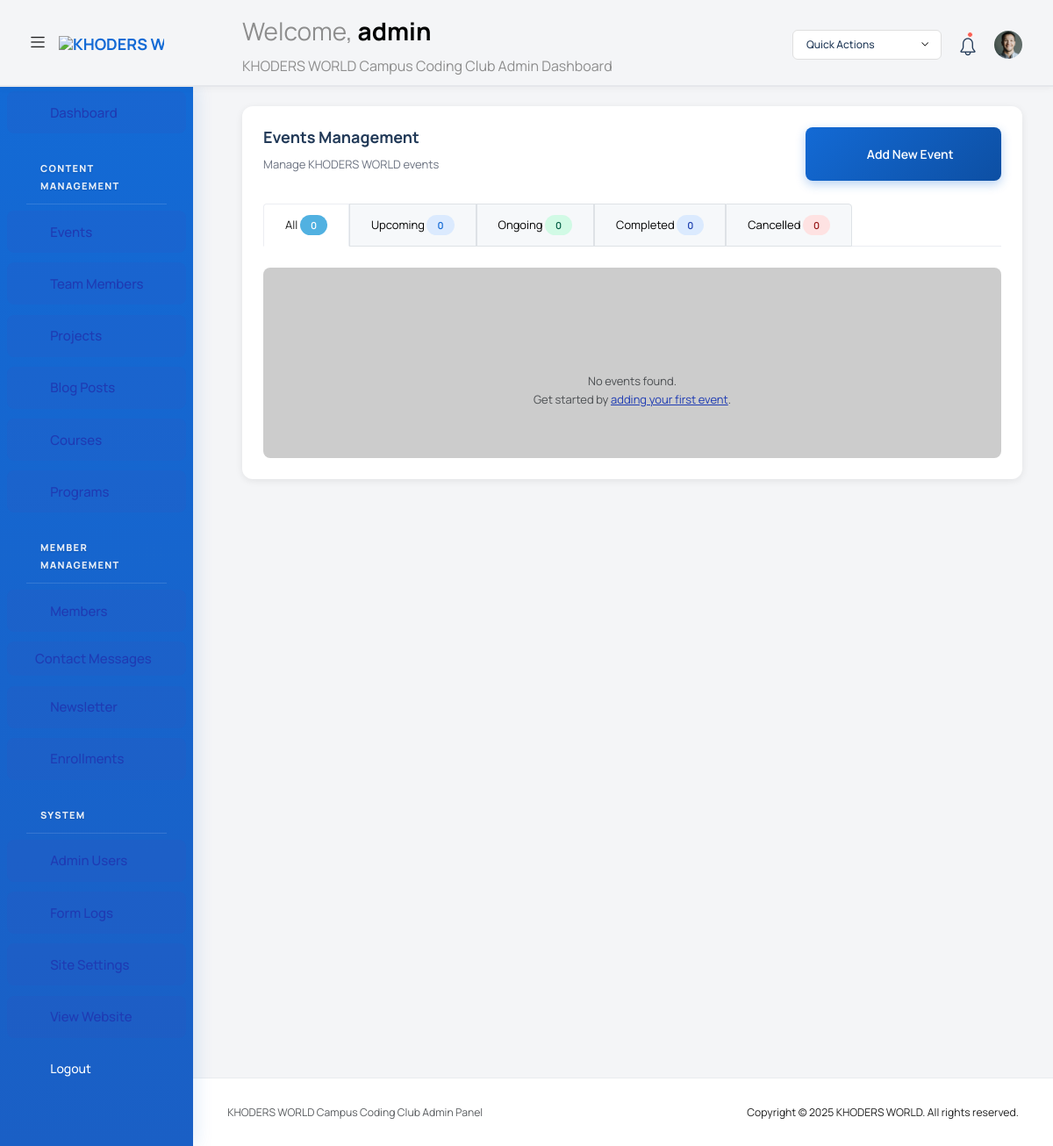
The page /admin/index.php?route=events (signed in) on the database as committed earlier.
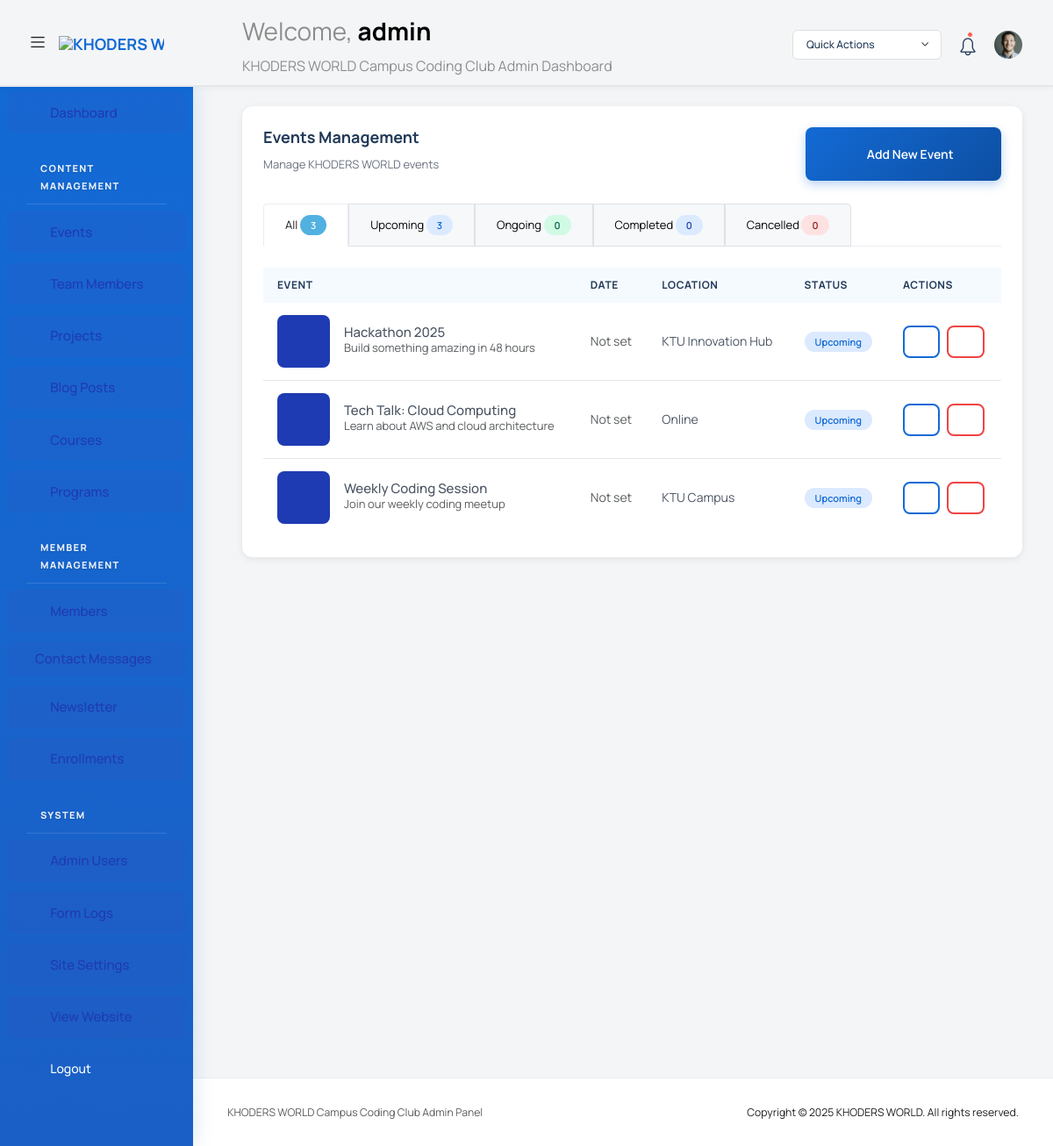
The same page on the database as committed later.
### tables this page shows
CREATE TABLE IF NOT EXISTS events (
    id INT AUTO_INCREMENT PRIMARY KEY,
    title VARCHAR(200) NOT NULL,
    description TEXT,
    date DATE,
    time TIME,
    location VARCHAR(200),
    image_url VARCHAR(500),
    registration_url VARCHAR(500),
    category VARCHAR(100),
    is_featured BOOLEAN DEFAULT FALSE,
    status ENUM('upcoming', 'ongoing', 'completed', 'cancelled') DEFAULT 'upcoming',
    created_at TIMESTAMP DEFAULT CURRENT_TIMESTAMP,
    updated_at TIMESTAMP DEFAULT CURRENT_TIMESTAMP ON UPDATE CURRENT_TIMESTAMP,
    INDEX idx_date (date),
    INDEX idx_status (status)
);

### admin/index.php (called while the page is built, shortened)
<?php
require_once '../config/auth.php';
require_once '../config/database.php';
require_once __DIR__ . '/includes/admin_helpers.php';
require_once __DIR__ . '/template.php';

### config/auth.php (called while the page is built, shortened)
<?php
class Auth {
    public static function user() {
        $userData = [
            'id' => $_SESSION['admin_id'] ?? 0,
            'username' => $_SESSION['admin_username'] ?? 'Unknown',
            'role' => $_SESSION['admin_role'] ?? 'editor',
            'login_time' => $_SESSION['login_time'] ?? time()
        ];
        if (!empty($_SESSION['admin_id'])) {
            try {
                $database = new Database();
                $db = $database->getConnection();
                if ($db) {
                    $stmt = $db->prepare("SELECT email, role FROM admins WHERE id = ? LIMIT 1");
                    $stmt->execute([$_SESSION['admin_id']]);
                    $dbUser = $stmt->fetch();
                    if ($dbUser) {
                        $userData['email'] = $dbUser['email'];
                        $userData['role'] = $dbUser['role'];
                    }
                }
            } catch (PDOException $e) {
            }
        }
        return $userData;
    }
}
?>

### admin/includes/admin_helpers.php (called while the page is built, shortened)
<?php
if (!function_exists('admin_safe')) {
    function admin_safe($value): string
    {
        return htmlspecialchars((string) $value, ENT_QUOTES, 'UTF-8');
    }
}
if (!function_exists('admin_table_exists')) {
    function admin_table_exists($db, string $table): bool
    {
        try {
            $stmt = $db->prepare("SELECT 1 FROM `" . str_replace('`', '``', $table) . "` LIMIT 1");
            $stmt->execute();
            return true;
        } catch (PDOException $e) {
            return false;
        }
    }
}
if (!function_exists('admin_table_has_column')) {
    function admin_table_has_column($db, string $table, string $column): bool
    {
        try {
            $escapedTable = str_replace('`', '``', $table);
            $query = "SHOW COLUMNS FROM `{$escapedTable}` LIKE ?";
            $stmt = $db->prepare($query);
            $stmt->execute([$column]);
            return $stmt->fetch(PDO::FETCH_ASSOC) !== false;
        } catch (PDOException $e) {
            return false;
        }
    }
}
if (!function_exists('admin_excerpt')) {
    function admin_excerpt(?string $value, int $length = 80): string
    {
        if (function_exists('mb_strimwidth')) {
            $trimmed = mb_strimwidth($value, 0, $length, '…', 'UTF-8');
        } else {
            $trimmed = substr($value, 0, $length);
            if (strlen($value) > $length) {
                $trimmed .= '…';
            }
        }
        return admin_safe($trimmed);
    }
}

### admin/pages/events.php (the view, shortened to what the rows shown need)
<?php
require_once __DIR__ . '/../../config/database.php';
require_once __DIR__ . '/../includes/admin_helpers.php';
$statusFilter = $_GET['status'] ?? 'all';
try {
    $database = new Database();
    $db = $database->getConnection();
} catch (Exception $e) {
    $error = 'Database connection error: ' . $e->getMessage();
    $db = null;
}
$events = [];
if ($db) {
    try {
        $dateColumn = 'created_at';
        if (admin_table_has_column($db, 'events', 'event_date')) {
            $dateColumn = 'event_date';
        } elseif (admin_table_has_column($db, 'events', 'date')) {
            $dateColumn = 'date';
        }
        $sql = "SELECT * FROM events";
        $params = [];
        $sql .= " ORDER BY {$dateColumn} DESC";
        $stmt = $db->prepare($sql);
        $stmt->execute($params);
        $events = $stmt->fetchAll(PDO::FETCH_ASSOC);
    } catch (PDOException $e) {
        $error = 'Error fetching events: ' . $e->getMessage();
    }
}
$tableExists = $db ? admin_table_exists($db, 'events') : false;
$statusCounts = [
    'all' => 0,
    'upcoming' => 0,
    'ongoing' => 0,
    'completed' => 0,
    'cancelled' => 0
];
foreach ($events as $event) {
    $statusCounts['all']++;
    $status = $event['status'] ?? 'upcoming';
    if (isset($statusCounts[$status])) {
        $statusCounts[$status]++;
    }
}
$csrfToken = Security::generateCSRFToken();
?>
<div class="content-wrapper">
  <div class="row">
    <div class="col-lg-12 grid-margin stretch-card">
      <div class="card">
        <div class="card-body">
          <?php if (!$tableExists): ?>
            <div class="alert alert-warning" role="alert">
              <i class="mdi mdi-database-alert"></i> The events table doesn't exist yet. Click the button below to create it.
              <form method="post" action="?route=events" class="mt-3">
                <input type="hidden" name="csrf_token" value="<?php echo $csrfToken; ?>">
                <button type="submit" name="create_table" class="btn btn-warning">Create Events Table</button>
              </form>
            </div>
          <?php else: ?>
            <ul class="nav nav-tabs mb-4">
              <li class="nav-item">
                <a class="nav-link <?php echo $statusFilter === 'all' ? 'active' : ''; ?>" href="?route=events&status=all">
                  All <span class="badge bg-secondary"><?php echo $statusCounts['all']; ?></span>
                </a>
              </li>
              <li class="nav-item">
                <a class="nav-link <?php echo $statusFilter === 'upcoming' ? 'active' : ''; ?>" href="?route=events&status=upcoming">
                  Upcoming <span class="badge bg-primary"><?php echo $statusCounts['upcoming']; ?></span>
                </a>
              </li>
              <li class="nav-item">
                <a class="nav-link <?php echo $statusFilter === 'ongoing' ? 'active' : ''; ?>" href="?route=events&status=ongoing">
                  Ongoing <span class="badge bg-success"><?php echo $statusCounts['ongoing']; ?></span>
                </a>
              </li>
              <li class="nav-item">
                <a class="nav-link <?php echo $statusFilter === 'completed' ? 'active' : ''; ?>" href="?route=events&status=completed">
                  Completed <span class="badge bg-info"><?php echo $statusCounts['completed']; ?></span>
                </a>
              </li>
              <li class="nav-item">
                <a class="nav-link <?php echo $statusFilter === 'cancelled' ? 'active' : ''; ?>" href="?route=events&status=cancelled">
                  Cancelled <span class="badge bg-danger"><?php echo $statusCounts['cancelled']; ?></span>
                </a>
              </li>
            </ul>
            <?php if (empty($events)): ?>
              <div class="text-center py-5 bg-light rounded">
                <i class="mdi mdi-calendar-text mdi-48px text-muted"></i>
                <p class="mt-3 mb-0 text-muted">No events found.</p>
                <?php if ($statusFilter !== 'all'): ?>
                  <p class="text-muted">Try changing the filter or <a href="?route=event-editor" class="text-primary">add a new event</a>.</p>
                <?php else: ?>
                  <p class="text-muted">Get started by <a href="?route=event-editor" class="text-primary">adding your first event</a>.</p>
                <?php endif; ?>
              </div>
            <?php else: ?>
              <div class="table-responsive">
                <table class="table table-hover">
                  <thead>
                    <tr>
                      <th>Event</th>
                      <th>Date</th>
                      <th>Location</th>
                      <th>Status</th>
                      <th>Actions</th>
                    </tr>
                  </thead>
                  <tbody>
                    <?php foreach ($events as $event): ?>
                      <tr>
                        <td>
                          <div class="d-flex align-items-center">
                            <?php if (!empty($event['image_url'])): ?>
                              <img src="<?php echo htmlspecialchars($event['image_url']); ?>" alt="Event Image" class="rounded me-3" style="width: 60px; height: 60px; object-fit: cover;">
                            <?php else: ?>
                              <div class="rounded bg-primary d-flex align-items-center justify-content-center text-white me-3" style="width: 60px; height: 60px;">
                                <i class="mdi mdi-calendar-text mdi-24px"></i>
                              </div>
                            <?php endif; ?>
                            <div>
                              <h6 class="mb-0"><?php echo htmlspecialchars($event['title']); ?></h6>
                              <p class="text-muted mb-0"><?php echo admin_excerpt($event['description'] ?? '', 60); ?></p>
                            </div>
                          </div>
                        </td>
                        <td>
                          <?php if (!empty($event['event_date'])): ?>
                            <div class="d-flex flex-column">
                              <span><?php echo date('M d, Y', strtotime($event['event_date'])); ?></span>
                              <small class="text-muted"><?php echo date('h:i A', strtotime($event['event_date'])); ?></small>
                            </div>
                          <?php else: ?>
                            <span class="text-muted">Not set</span>
                          <?php endif; ?>
                        </td>
                        <td>
                          <?php echo !empty($event['location']) ? htmlspecialchars($event['location']) : '<span class="text-muted">Not specified</span>'; ?>
                        </td>
                        <td>
                          <?php
                            $statusClass = 'secondary';
                            switch ($event['status']) {
                                case 'upcoming': $statusClass = 'primary'; break;
                            }
                          ?>
                          <span class="badge bg-<?php echo $statusClass; ?>"><?php echo ucfirst($event['status']); ?></span>
                        </td>
                        <td>
                          <div class="d-flex">
                            <a href="?route=event-editor&action=edit&id=<?php echo (int)$event['id']; ?>" class="btn btn-outline-primary btn-sm me-2" title="Edit">
                              <i class="mdi mdi-pencil"></i>
                            </a>
                            <a href="?route=events&action=delete&id=<?php echo (int)$event['id']; ?>"
                               class="btn btn-outline-danger btn-sm"
                               onclick="return confirm('Are you sure you want to delete this event?');" title="Delete">
                              <i class="mdi mdi-delete"></i>
                            </a>
                          </div>
                        </td>
                      </tr>
                    <?php endforeach; ?>
                  </tbody>
                </table>
              </div>
            <?php endif; ?>
          <?php endif; ?>
        </div>
      </div>
    </div>
  </div>
</div>

### admin/partials/_navbar.php (shortened to what the rows shown need)
<nav class="navbar default-layout col-lg-12 col-12 p-0 fixed-top d-flex align-items-top flex-row">
  <div class="navbar-menu-wrapper d-flex align-items-top">
    <ul class="navbar-nav">
      <li class="nav-item font-weight-semibold d-none d-lg-block ms-0">
        <h1 class="welcome-text">Welcome, <span class="text-black fw-bold"><?php echo htmlspecialchars($user['username'] ?? 'Admin'); ?></span></h1>
      </li>
    </ul>
  </div>
</nav>

Rows that differ between the two databases and show on the page:
added events: id "3", is_featured "0", title "Tech Talk: Cloud Computing", description "Learn about AWS and cloud architecture", location "Online", status "Upcoming"
added events: title "Hackathon 2025", description "Build something amazing in 48 hours", location "KTU Innovation Hub", status "Upcoming"
added events: title "Weekly Coding Session", description "Join our weekly coding meetup", location "KTU Campus", status "Upcoming"
Other text that changed with them:
$statusCounts['all']: "0" → (not shown)
$statusCounts['upcoming']: "0" → (not shown)
$statusCounts['ongoing']: "0" → (not shown)
$statusCounts['completed']: "0" → (not shown)
$statusCounts['cancelled']: "0" → (not shown)
text no longer shown: "No events found. Get started by adding your first event ."
text now shown: "EVENT DATE LOCATION STATUS ACTIONS"
